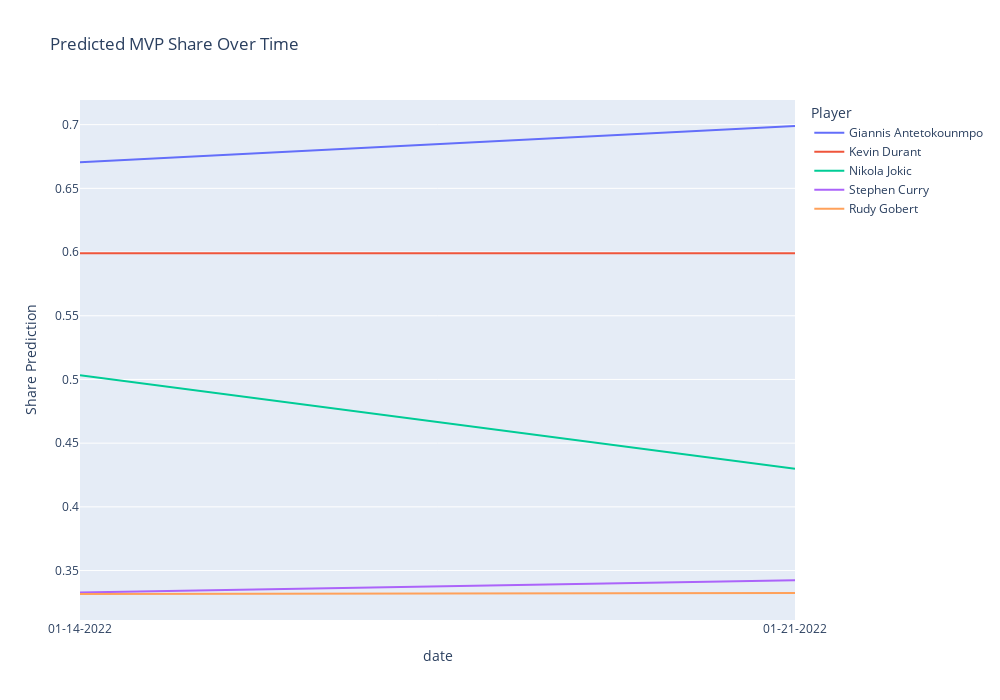

Notebook code for this chart:
### Code cell
import plotly.express as px

fig = px.line(
    data_frame = forecast_over_time,
    x = 'date',
    y = 'Share Prediction',
    color= 'Player',
    hover_data= {
        'date':True,
        'Player':True,
        'Share Prediction':True,
        'seed':True,
        'W/L%':True,
    },
    title = 'Predicted MVP Share Over Time')

fig.update_layout(
    autosize=False,
    width=1000,
    height=700,)

fig.show()

### Figure 1 — Plotly figure (JSON) as saved in the notebook; plotly's stock layout.template omitted (floating-point values rounded to 4 significant figures)
{"data": [{"customdata": [["Giannis Antetokounmpo", 4, 0.604], ["Giannis Antetokounmpo", 4, 0.604]], "hovertemplate": "Player=%{customdata[0]}<br>date=%{x}<br>Share Prediction=%{y}<br>seed=%{customdata[1]}<br>W/L%=%{customdata[2]}<extra></extra>", "legendgroup": "Giannis Antetokounmpo", "line": {"color": "#636efa", "dash": "solid"}, "mode": "lines", "name": "Giannis Antetokounmpo", "orientation": "v", "showlegend": true, "type": "scatter", "x": ["01-14-2022", "01-21-2022"], "xaxis": "x", "y": [0.6706, 0.6989], "yaxis": "y"}, {"customdata": [["Kevin Durant", 1, 0.644], ["Kevin Durant", 1, 0.644]], "hovertemplate": "Player=%{customdata[0]}<br>date=%{x}<br>Share Prediction=%{y}<br>seed=%{customdata[1]}<br>W/L%=%{customdata[2]}<extra></extra>", "legendgroup": "Kevin Durant", "line": {"color": "#EF553B", "dash": "solid"}, "mode": "lines", "name": "Kevin Durant", "orientation": "v", "showlegend": true, "type": "scatter", "x": ["01-14-2022", "01-21-2022"], "xaxis": "x", "y": [0.599, 0.599], "yaxis": "y"}, {"customdata": [["Nikola Jokic", 6, 0.523], ["Nikola Jokic", 6, 0.523]], "hovertemplate": "Player=%{customdata[0]}<br>date=%{x}<br>Share Prediction=%{y}<br>seed=%{customdata[1]}<br>W/L%=%{customdata[2]}<extra></extra>", "legendgroup": "Nikola Jokic", "line": {"color": "#00cc96", "dash": "solid"}, "mode": "lines", "name": "Nikola Jokic", "orientation": "v", "showlegend": true, "type": "scatter", "x": ["01-14-2022", "01-21-2022"], "xaxis": "x", "y": [0.5034, 0.4298], "yaxis": "y"}, {"customdata": [["Stephen Curry", 2, 0.717], ["Stephen Curry", 2, 0.717]], "hovertemplate": "Player=%{customdata[0]}<br>date=%{x}<br>Share Prediction=%{y}<br>seed=%{customdata[1]}<br>W/L%=%{customdata[2]}<extra></extra>", "legendgroup": "Stephen Curry", "line": {"color": "#ab63fa", "dash": "solid"}, "mode": "lines", "name": "Stephen Curry", "orientation": "v", "showlegend": true, "type": "scatter", "x": ["01-14-2022", "01-21-2022"], "xaxis": "x", "y": [0.3327, 0.3424], "yaxis": "y"}, {"customdata": [["Rudy Gobert", 4, 0.652], ["Rudy Gobert", 4, 0.652]], "hovertemplate": "Player=%{customdata[0]}<br>date=%{x}<br>Share Prediction=%{y}<br>seed=%{customdata[1]}<br>W/L%=%{customdata[2]}<extra></extra>", "legendgroup": "Rudy Gobert", "line": {"color": "#FFA15A", "dash": "solid"}, "mode": "lines", "name": "Rudy Gobert", "orientation": "v", "showlegend": true, "type": "scatter", "x": ["01-14-2022", "01-21-2022"], "xaxis": "x", "y": [0.3316, 0.3325], "yaxis": "y"}], "layout": {"autosize": false, "height": 700, "legend": {"title": {"text": "Player"}, "tracegroupgap": 0}, "title": {"text": "Predicted MVP Share Over Time"}, "width": 1000, "xaxis": {"anchor": "y", "autorange": true, "domain": [0, 1], "range": [0, 1], "title": {"text": "date"}, "type": "category"}, "yaxis": {"anchor": "x", "autorange": true, "domain": [0, 1], "range": [0.3112, 0.7193], "title": {"text": "Share Prediction"}, "type": "linear"}}}
